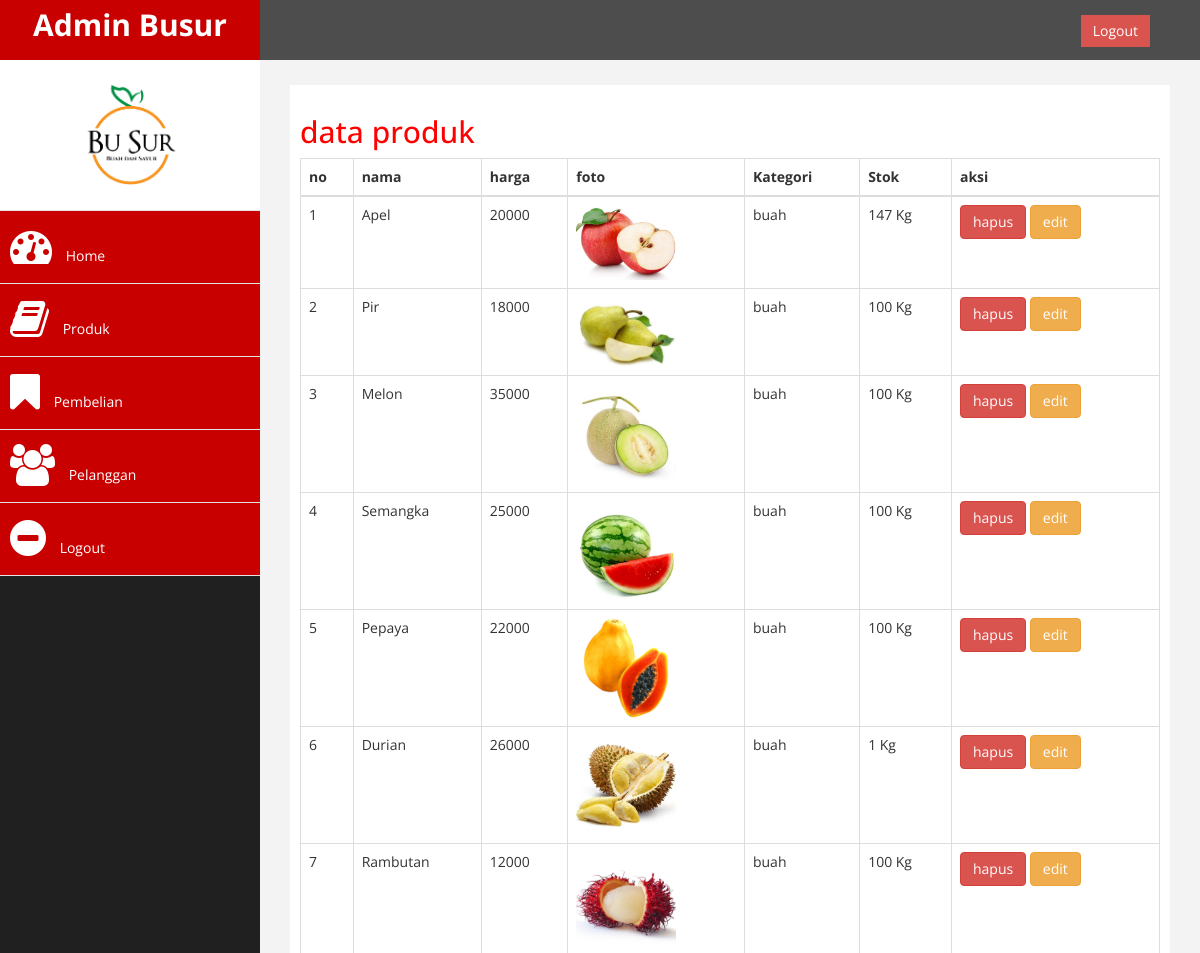
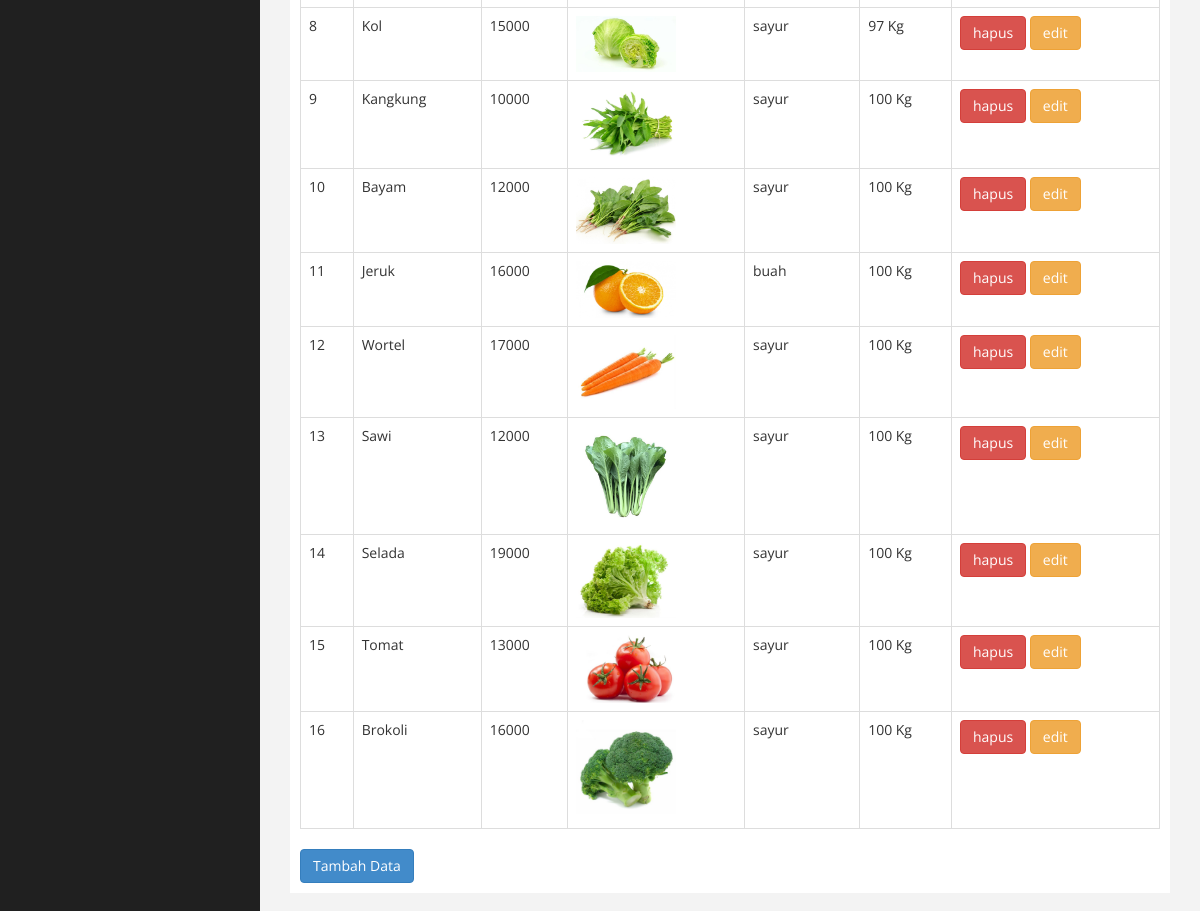
Screenshot of /admin/index.php?halaman=produk (signed in) with the database file from the repository (2 pictures, top to bottom).
### tables this page shows
CREATE TABLE `produk` (
  `id_produk` int(11) NOT NULL,
  `nama_produk` varchar(100) NOT NULL,
  `kategori_produk` varchar(20) NOT NULL,
  `berat_produk` int(11) NOT NULL,
  `harga_produk` int(11) NOT NULL,
  `foto_produk` varchar(100) NOT NULL,
  `deskripsi_produk` text NOT NULL,
  `stok_produk` int(11) NOT NULL
);

### admin/produk.php (the view, shortened to what this page needs)
<h2>data produk</h2>
<table class="table table-bordered">
	<thead>
		<tr>
			<th>no</th>
			<th>nama</th>
			<th>harga</th>
			<th>foto</th>
			<th>Kategori</th>
			<th>Stok</th>
			<th>aksi</th>
		</tr>
	</thead>
	<tbody>
		<?php $nomor=1; ?>
		<?php $ambil=$koneksi->query("SELECT * FROM produk"); ?>
		<?php while ($pecah=$ambil->fetch_assoc()){ ?>
		<tr>
			<td><?php echo $nomor; ?></td>
			<td><?php echo $pecah['nama_produk']; ?></td>
			<td><?php echo $pecah['harga_produk']; ?></td>
			<td>
				<img src="../foto_produk/<?php echo $pecah['foto_produk']; ?>" >
			</td>
			<td>
			<?php echo $pecah['kategori_produk']; ?>
			</td>
			<td><?php echo $pecah['stok_produk']; ?> Kg</td>
			<td>
				<a href="index.php?halaman=hapusproduk&id=<?php echo $pecah['id_produk']; ?>" class="btn-danger btn">hapus</a>
				<a href="index.php?halaman=ubahproduk&id=<?php echo $pecah['id_produk']; ?>" class="btn btn-warning">edit</a>
			</td>
		</tr>
		<?php $nomor++; ?>
		<?php } ?>
	</tbody>
</table>
<a href="index.php?halaman=tambahproduk" class="btn btn-primary">Tambah Data</a>

### admin/index.php (shortened to what this page needs)
<?php
$koneksi= new mysqli("localhost","root","","busur");
?>
<!DOCTYPE html>
<html xmlns="http://www.w3.org/1999/xhtml">
<head>
    <link href="assets/css/bootstrap.css" rel="stylesheet" />
    <link href="assets/css/font-awesome.css" rel="stylesheet" />
    <link href="assets/js/morris/morris-0.4.3.min.css" rel="stylesheet" />
    <link href="assets/css/custom.css" rel="stylesheet" />
</head>
<body>
    <div id="wrapper">
        <nav class="navbar navbar-default navbar-cls-top " role="navigation" style="margin-bottom: 0">
            <div class="navbar-header">
                <a class="navbar-brand" href="index.html">Admin Busur</a>
            </div>
  <div style="color: white;
padding: 15px 50px 5px 50px;
float: right;
font-size: 16px;">&nbsp; <a href="logout.php" class="btn btn-danger square-btn-adjust">Logout</a> </div>
        </nav>
                <nav class="navbar-default navbar-side" role="navigation" style="background-color: white;">
            <div class="sidebar-collapse" >
                <ul class="nav" id="main-menu" style="background-color: white;">
				<li class="text-center">
                    <img src="../img/busurico.png" class="user-image img-responsive"/>
					</li>
                    <li><a class="active-menu"  href="index.php "><i class="fa fa-dashboard fa-3x"></i> Home</a></li>
                    <li><a class="active-menu"  href="index.php?halaman=produk"><i class="fa fa-book fa-3x"></i> Produk</a></li>
                    <li><a class="active-menu"  href="index.php?halaman=pembelian"><i class="fa fa-bookmark fa-3x"></i> Pembelian</a></li>
                    <li><a class="active-menu"  href="index.php?halaman=pelanggan"><i class="fa fa-group fa-3x"></i> Pelanggan</a></li>
                    <li><a class="active-menu"  href="index.php?halaman=logout"><i class="fa fa-minus-circle fa-3x"></i> Logout</a></li>
                </ul>
            </div>
        </nav>
        <div id="page-wrapper" >
            <div id="page-inner">
                <?php
                if (isset($_GET['halaman']))
                {
                    if ($_GET['halaman']=="produk")
                    {
                        include 'produk.php';
                    }
                    elseif ($_GET['halaman']=="pembelian")
                    {
                        include 'pembelian.php';
                    }
                    elseif ($_GET['halaman']=="pelanggan")
                    {
                        include 'pelanggan.php';
                    }
                    elseif ($_GET['halaman']=="detail")
                    {
                        include 'detail.php';
                    }
                    elseif ($_GET['halaman']=="tambahproduk")
                    {
                        include 'tambahproduk.php';
                    }
                    elseif ($_GET['halaman']=="hapusproduk")
                    {
                        include 'hapusproduk.php';
                    }
                     elseif ($_GET['halaman']=="ubahproduk")
                    {
                        include 'ubahproduk.php';
                    }
                    elseif ($_GET['halaman']=="tambahpelanggan")
                    {
                        include 'tambahpelanggan.php';
                    }
                    elseif ($_GET['halaman']=="hapuspelanggan")
                    {
                        include 'hapuspelanggan.php';
                    }
                    elseif ($_GET['halaman']=="ubahpelanggan")
                    {
                        include 'ubahpelanggan.php';
                    }
                    elseif ($_GET['halaman']=="logout")
                    {
                        include 'logout.php';
                    }
                    elseif ($_GET['halaman']=="pembayaran")
                    {
                        include 'pembayaran.php';
                    }
                }
                else
                {
                    include 'home.php';
                }
                ?>
            </div>
            </div>
        </div>
</body>
</html>

### admin/assets/css/custom.css (style rules this page uses)
body { font-family: 'Open Sans', sans-serif; }
#wrapper { width: 100%; background:#202020; }
#page-wrapper { padding: 15px 15px; min-height: 600px; background:#F3F3F3; }
#page-inner { width:100%; margin:10px 20px 10px 0px; background-color:#fff!important; padding:10px; min-height:1200px; }
.text-center { text-align:center; }
h2 { color: #f00; }
.square-btn-adjust { border: 0px solid transparent; -webkit-border-radius: 0px; -moz-border-radius: 0px; border-radius: 0px; }
.user-image { margin: 25px auto; -webkit-border-radius: 10px; -moz-border-radius: 10px; border-radius: 10px; max-height:170px; max-width:170px; }
.navbar-cls-top .navbar-brand { color: #fff; background: #C90000; width: 260px; text-align: center; height: 60px; font-size: 30px; font-weight: 700; }
.active-menu { background-color:#C90000!important; }
.sidebar-collapse , .sidebar-collapse .nav { background:none; }
.sidebar-collapse .nav { padding:0; }
.sidebar-collapse .nav > li > a { color:#fff; background:#202020; text-shadow:none; }
.sidebar-collapse > .nav > li > a { padding:15px 10px; }
.sidebar-collapse > .nav > li { border-bottom: 1px solid rgba(107, 108, 109, 0.19); }
.navbar-side { border:none; background-color: #202020; }
.navbar-cls-top { background:#4D4D4D; border-bottom:none; }
.navbar-default { border:0px solid black; }
.navbar-header { background: #A70303; }
.nav > li > a > i { margin-right:10px; }
@media (min-width:768px) { #page-wrapper { margin: 0 0 0 260px; padding: 15px 30px; min-height: 1200px; } }
@media (min-width:768px) { .navbar-side { z-index: 1; position: absolute; width: 260px; } }
@media (min-width:768px) { .navbar { border-radius: 0px; } }

### admin/produk.php (style rules this page uses)
img { width: 100px; }

### rows the page displays
produk: nama_produk "Apel", harga_produk "20000", foto_produk (picture), kategori_produk "buah", stok_produk "147"
produk: nama_produk "Pir", harga_produk "18000", foto_produk (picture), kategori_produk "buah", stok_produk "100"
produk: nama_produk "Melon", harga_produk "35000", foto_produk (picture), kategori_produk "buah", stok_produk "100"
produk: nama_produk "Semangka", harga_produk "25000", foto_produk (picture), kategori_produk "buah", stok_produk "100"
produk: nama_produk "Pepaya", harga_produk "22000", foto_produk (picture), kategori_produk "buah", stok_produk "100"
produk: nama_produk "Durian", harga_produk "26000", foto_produk (picture), kategori_produk "buah", stok_produk "1"
produk: nama_produk "Rambutan", harga_produk "12000", foto_produk (picture), kategori_produk "buah", stok_produk "100"
produk: nama_produk "Kol", harga_produk "15000", foto_produk (picture), kategori_produk "sayur", stok_produk "97"
produk: nama_produk "Kangkung", harga_produk "10000", foto_produk (picture), kategori_produk "sayur", stok_produk "100"
produk: nama_produk "Bayam", harga_produk "12000", foto_produk (picture), kategori_produk "sayur", stok_produk "100"
produk: nama_produk "Jeruk", harga_produk "16000", foto_produk (picture), kategori_produk "buah", stok_produk "100"
produk: nama_produk "Wortel", harga_produk "17000", foto_produk (picture), kategori_produk "sayur", stok_produk "100"
produk: nama_produk "Sawi", harga_produk "12000", foto_produk (picture), kategori_produk "sayur", stok_produk "100"
produk: nama_produk "Selada", harga_produk "19000", foto_produk (picture), kategori_produk "sayur", stok_produk "100"
produk: nama_produk "Tomat", harga_produk "13000", foto_produk (picture), kategori_produk "sayur", stok_produk "100"
produk: nama_produk "Brokoli", harga_produk "16000", foto_produk (picture), kategori_produk "sayur", stok_produk "100"
